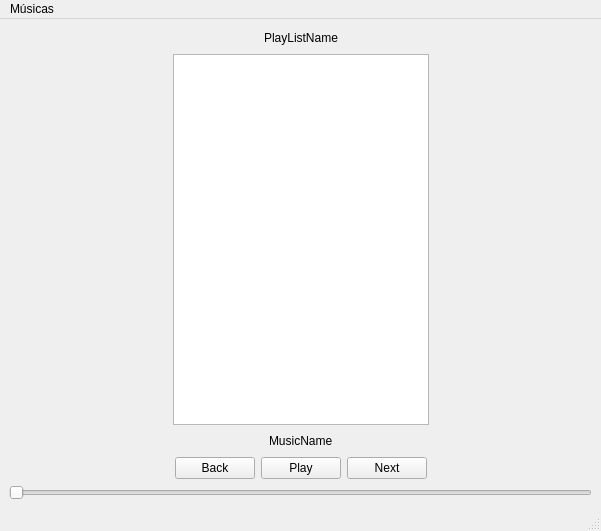
<?xml version="1.0" encoding="UTF-8"?>
<ui version="4.0">
 <class>MainWindow</class>
 <widget class="QMainWindow" name="MainWindow">
  <property name="geometry">
   <rect>
    <x>0</x>
    <y>0</y>
    <width>601</width>
    <height>531</height>
   </rect>
  </property>
  <property name="windowTitle">
   <string>spotify-playlist-qt</string>
  </property>
  <widget class="QWidget" name="centralwidget">
   <layout class="QVBoxLayout" name="verticalLayout_2">
    <item>
     <layout class="QHBoxLayout" name="horizontalLayout_4">
      <item>
       <spacer name="horizontalSpacer_7">
        <property name="orientation">
         <enum>Qt::Horizontal</enum>
        </property>
        <property name="sizeHint" stdset="0">
         <size>
          <width>40</width>
          <height>20</height>
         </size>
        </property>
       </spacer>
      </item>
      <item>
       <widget class="QLabel" name="labelPlaylistName">
        <property name="text">
         <string>PlayListName</string>
        </property>
       </widget>
      </item>
      <item>
       <spacer name="horizontalSpacer_8">
        <property name="orientation">
         <enum>Qt::Horizontal</enum>
        </property>
        <property name="sizeHint" stdset="0">
         <size>
          <width>40</width>
          <height>20</height>
         </size>
        </property>
       </spacer>
      </item>
     </layout>
    </item>
    <item>
     <layout class="QVBoxLayout" name="verticalLayout">
      <item>
       <layout class="QHBoxLayout" name="horizontalLayout_2">
        <item>
         <spacer name="horizontalSpacer_3">
          <property name="orientation">
           <enum>Qt::Horizontal</enum>
          </property>
          <property name="sizeHint" stdset="0">
           <size>
            <width>40</width>
            <height>20</height>
           </size>
          </property>
         </spacer>
        </item>
        <item>
         <widget class="QListWidget" name="listWidgetPlaylist"/>
        </item>
        <item>
         <spacer name="horizontalSpacer_4">
          <property name="orientation">
           <enum>Qt::Horizontal</enum>
          </property>
          <property name="sizeHint" stdset="0">
           <size>
            <width>40</width>
            <height>20</height>
           </size>
          </property>
         </spacer>
        </item>
       </layout>
      </item>
     </layout>
    </item>
    <item>
     <layout class="QHBoxLayout" name="horizontalLayout_3">
      <item>
       <spacer name="horizontalSpacer_5">
        <property name="orientation">
         <enum>Qt::Horizontal</enum>
        </property>
        <property name="sizeHint" stdset="0">
         <size>
          <width>40</width>
          <height>20</height>
         </size>
        </property>
       </spacer>
      </item>
      <item>
       <widget class="QLabel" name="labelMusicName">
        <property name="text">
         <string>MusicName</string>
        </property>
       </widget>
      </item>
      <item>
       <spacer name="horizontalSpacer_6">
        <property name="orientation">
         <enum>Qt::Horizontal</enum>
        </property>
        <property name="sizeHint" stdset="0">
         <size>
          <width>40</width>
          <height>20</height>
         </size>
        </property>
       </spacer>
      </item>
     </layout>
    </item>
    <item>
     <layout class="QHBoxLayout" name="horizontalLayout">
      <item>
       <spacer name="horizontalSpacer">
        <property name="orientation">
         <enum>Qt::Horizontal</enum>
        </property>
        <property name="sizeHint" stdset="0">
         <size>
          <width>40</width>
          <height>20</height>
         </size>
        </property>
       </spacer>
      </item>
      <item>
       <widget class="QPushButton" name="pushButtonBack">
        <property name="text">
         <string>Back</string>
        </property>
       </widget>
      </item>
      <item>
       <widget class="QPushButton" name="pushButtonPlay">
        <property name="text">
         <string>Play</string>
        </property>
       </widget>
      </item>
      <item>
       <widget class="QPushButton" name="pushButtonNext">
        <property name="text">
         <string>Next</string>
        </property>
       </widget>
      </item>
      <item>
       <spacer name="horizontalSpacer_2">
        <property name="orientation">
         <enum>Qt::Horizontal</enum>
        </property>
        <property name="sizeHint" stdset="0">
         <size>
          <width>40</width>
          <height>20</height>
         </size>
        </property>
       </spacer>
      </item>
     </layout>
    </item>
    <item>
     <widget class="QSlider" name="horizontalSliderMusicProgress">
      <property name="orientation">
       <enum>Qt::Horizontal</enum>
      </property>
     </widget>
    </item>
   </layout>
  </widget>
  <widget class="QMenuBar" name="menubar">
   <property name="geometry">
    <rect>
     <x>0</x>
     <y>0</y>
     <width>601</width>
     <height>24</height>
    </rect>
   </property>
   <widget class="QMenu" name="menuMusicas">
    <property name="title">
     <string>Músicas</string>
    </property>
    <addaction name="actionUser"/>
    <addaction name="actionConnectAPI"/>
    <addaction name="actionPlaylist"/>
   </widget>
   <addaction name="menuMusicas"/>
  </widget>
  <widget class="QStatusBar" name="statusbar"/>
  <action name="actionUser">
   <property name="text">
    <string>Usuário</string>
   </property>
  </action>
  <action name="actionPlaylist">
   <property name="text">
    <string>Playlist</string>
   </property>
  </action>
  <action name="actionConnectAPI">
   <property name="text">
    <string>Conectar API</string>
   </property>
  </action>
 </widget>
 <resources/>
 <connections/>
</ui>
